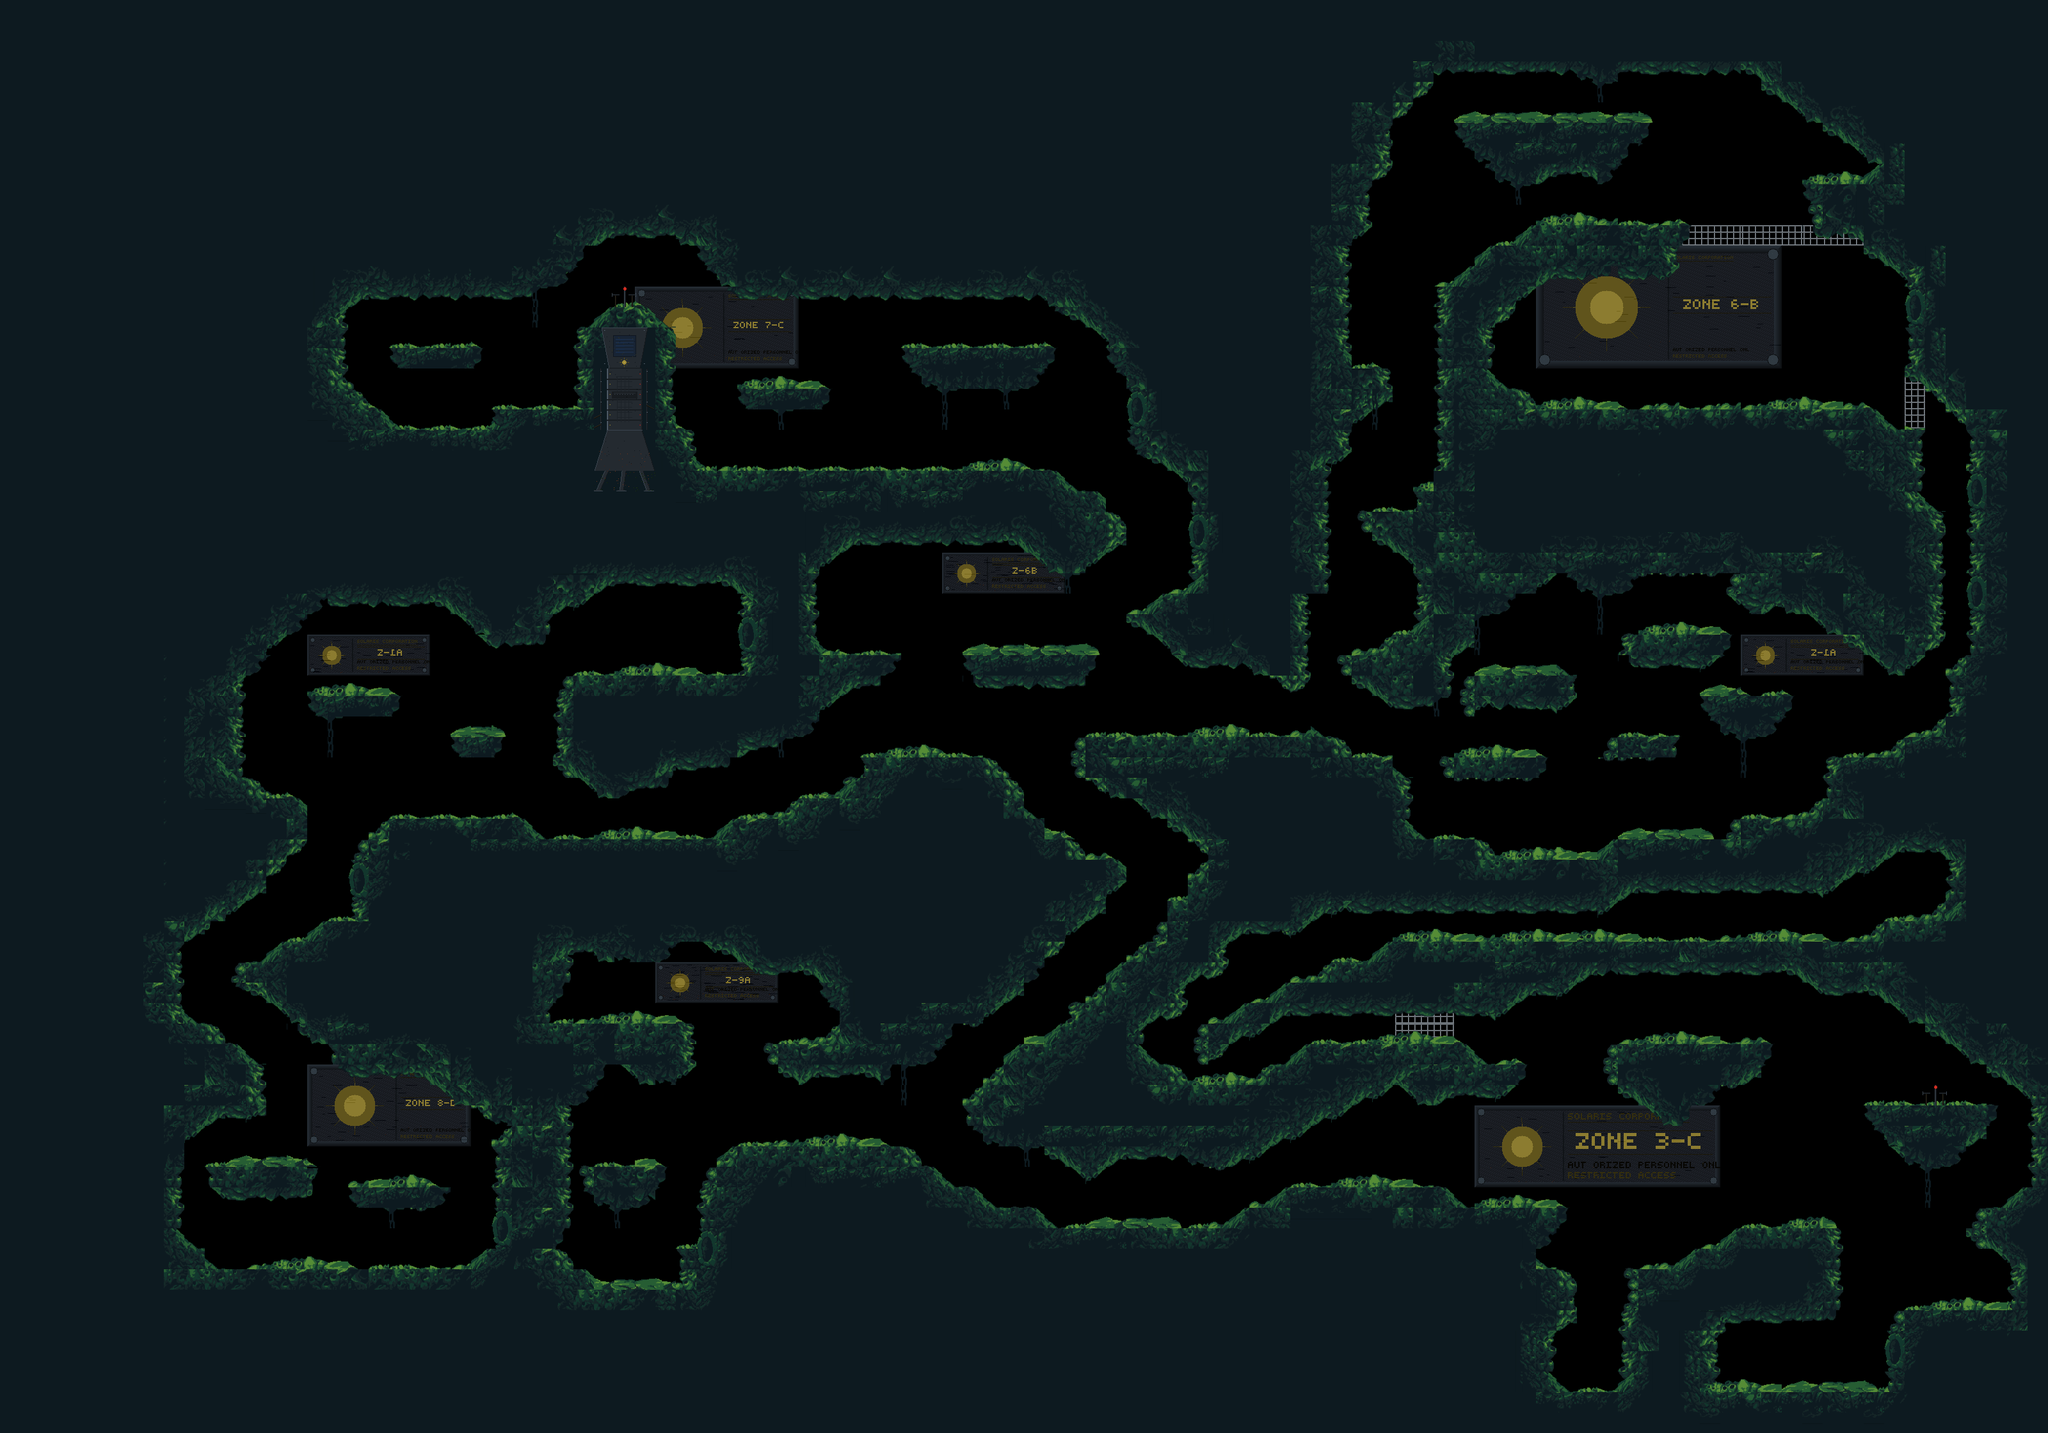

This game map was drawn from its Tiled (.tmx) file and the tilesets committed beside it. A one-line description and the trimmed map source follow:
An orthogonal 100x70 tile map with 32x32 px tiles, 6 tile layers (Deco.2, temp, Wall.1, Sol.1, ...), 5 tilesets and 1 object.

<map version="1.10" tiledversion="1.11.2" orientation="orthogonal" renderorder="right-down" width="100" height="70" tilewidth="32" tileheight="32" infinite="0" nextlayerid="64" nextobjectid="17">
 <editorsettings>
  <export target="MapS2.tmx" format="tmx" />
 </editorsettings>
 <tileset firstgid="1" name="tiles" tilewidth="32" tileheight="32" spacing="6" margin="6" tilecount="176" columns="11">
  <image source="tileset.png" width="446" height="628" />
 </tileset>
 <tileset firstgid="177" source="plaques_deco_solaris_tuiles.tsx" />
 <tileset firstgid="2481" source="base_solaris.tsx" />
 <tileset firstgid="2531" source="zones6.tsx" />
 <tileset firstgid="4835" source="Grilles.tsx" />
 <imagelayer id="16" name="Calque d'Images 4" />
 <layer id="63" name="Deco.2" width="100" height="70">
  <data>[7000 cells, 2669 non-empty, 331 distinct tile ids]</data>
 </layer>
 <layer id="7" name="temp" width="100" height="70">
  <data>[7000 cells, 904 non-empty, 85 distinct tile ids]</data>
 </layer>
 <layer id="4" name="Wall.1" width="100" height="70">
  <data>[7000 cells, 1067 non-empty, 71 distinct tile ids]</data>
 </layer>
 <layer id="6" name="Sol.1" width="100" height="70">
  <data>[7000 cells, 1002 non-empty, 65 distinct tile ids]</data>
 </layer>
 <layer id="5" name="Wall.2" width="100" height="70">
  <data>[7000 cells, 2289 non-empty, 101 distinct tile ids]</data>
 </layer>
 <layer id="1" name="Sol.2" width="100" height="70">
  <data>[7000 cells, 2695 non-empty, 142 distinct tile ids]</data>
 </layer>
 <objectgroup id="8" name="Spawn">
  <object id="12" x="1354.67" y="719.333">
   <point />
  </object>
 </objectgroup>
</map>
